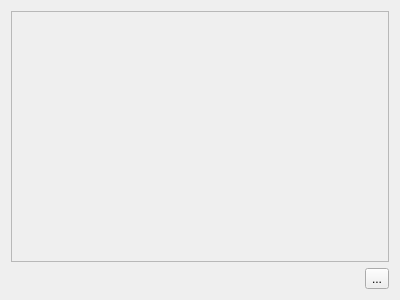
<?xml version="1.0" encoding="UTF-8"?>
<ui version="4.0">
 <class>GGDecisionEditorPane</class>
 <widget class="QWidget" name="GGDecisionEditorPane">
  <property name="geometry">
   <rect>
    <x>0</x>
    <y>0</y>
    <width>400</width>
    <height>300</height>
   </rect>
  </property>
  <property name="windowTitle">
   <string>Form</string>
  </property>
  <layout class="QVBoxLayout" name="verticalLayout">
   <item>
    <widget class="GGConnectionListEditorWidget" name="wgtDecisions">
     <property name="widgetResizable">
      <bool>true</bool>
     </property>
     <widget class="QWidget" name="wgtDecisionsa_2">
      <property name="geometry">
       <rect>
        <x>0</x>
        <y>0</y>
        <width>386</width>
        <height>255</height>
       </rect>
      </property>
     </widget>
    </widget>
   </item>
   <item>
    <layout class="QHBoxLayout" name="horizontalLayout">
     <item>
      <spacer name="horizontalSpacer">
       <property name="orientation">
        <enum>Qt::Horizontal</enum>
       </property>
       <property name="sizeHint" stdset="0">
        <size>
         <width>40</width>
         <height>20</height>
        </size>
       </property>
      </spacer>
     </item>
     <item>
      <widget class="QToolButton" name="btnAdd">
       <property name="text">
        <string>...</string>
       </property>
       <property name="icon">
        <iconset resource="../resources.qrc">
         <normaloff>:/icons/add</normaloff>:/icons/add</iconset>
       </property>
      </widget>
     </item>
    </layout>
   </item>
  </layout>
 </widget>
 <customwidgets>
  <customwidget>
   <class>GGConnectionListEditorWidget</class>
   <extends>QScrollArea</extends>
   <header>ui/components/ggconnectionlisteditorwidget.h</header>
   <container>1</container>
  </customwidget>
 </customwidgets>
 <resources>
  <include location="../resources.qrc"/>
 </resources>
 <connections/>
</ui>
